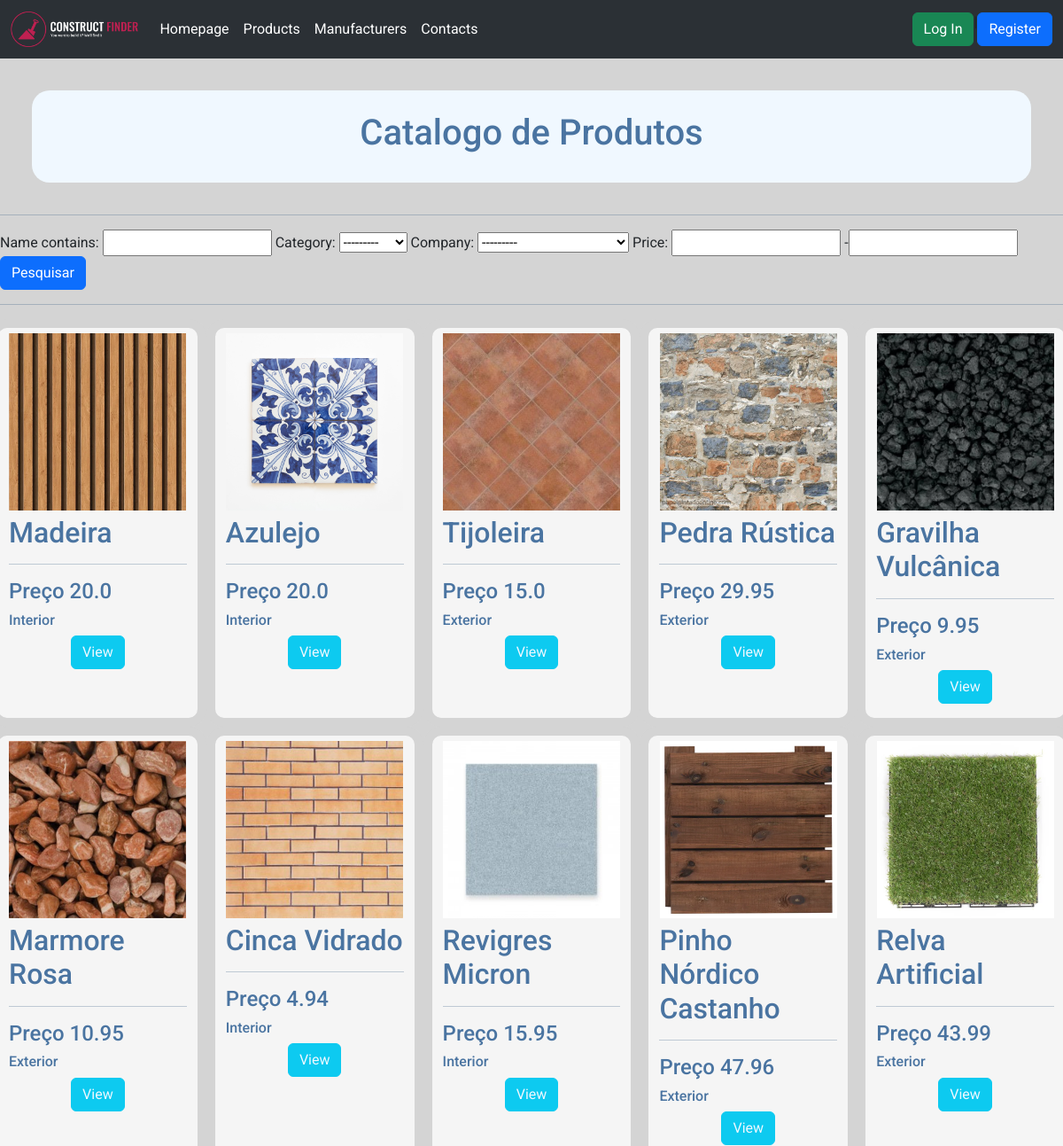
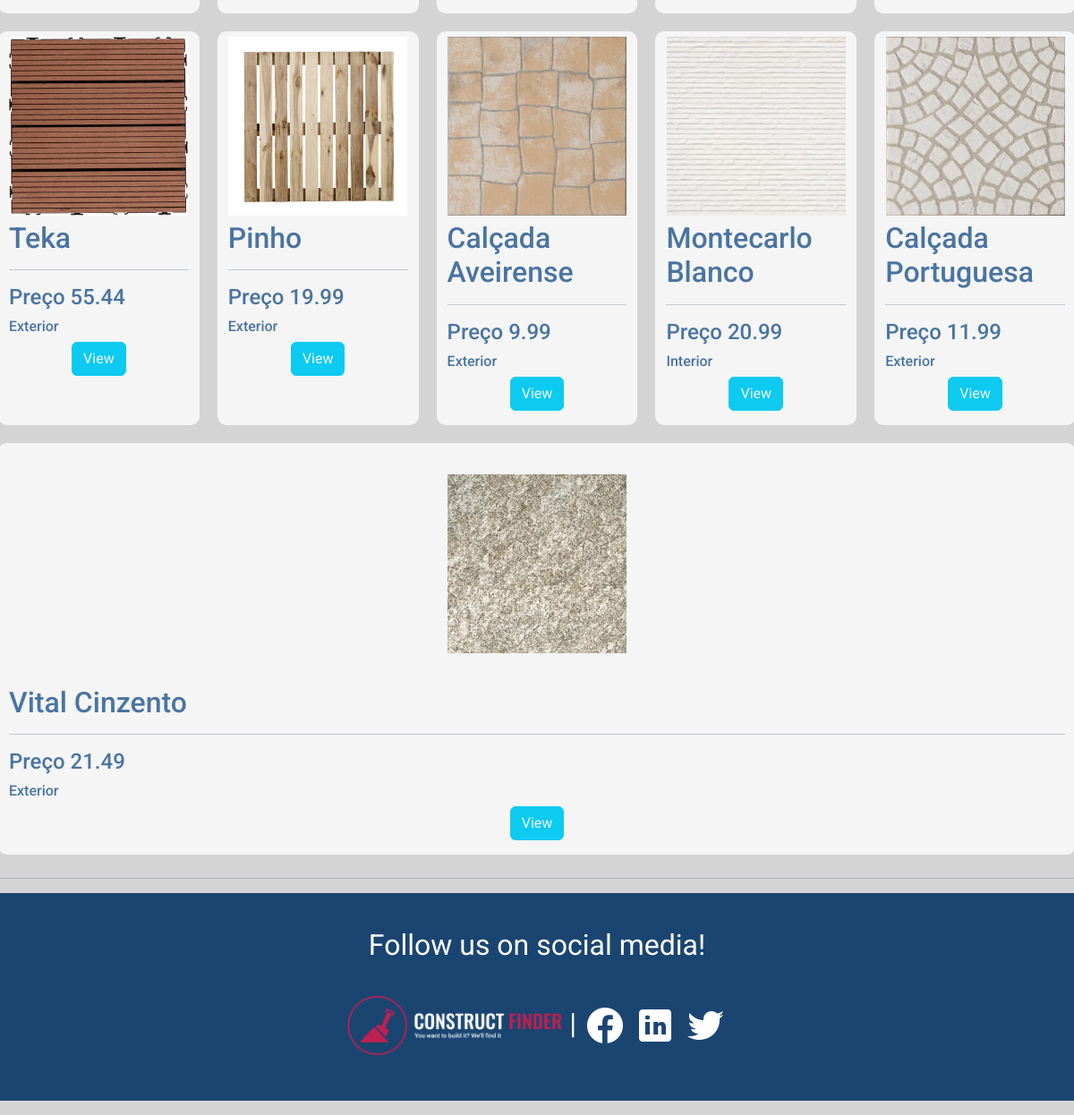
Page /catalogue on the committed database (2 pictures, top to bottom).
### accounts/models.py (models this page shows, shortened)
class Company(models.Model):
    user = models.OneToOneField(User, null=True, blank=True, on_delete=models.CASCADE)
    logo = models.ImageField(default='defaulticon.jpg', upload_to='gallery/', blank=True, null = True)
    name = models.CharField(max_length=200, null=True)
    email = models.CharField(max_length=200, null=True)
    phone = models.CharField(max_length=200, null=True)
    adress = models.CharField(max_length=200, null=True)
    date_created = models.DateTimeField(auto_now_add=True)
    def __str__(self):
        if self.name != None:
            return self.name
        else:
            return 'No name'

class Products(models.Model):
    CATEGORY = (
            ('Interior', 'Interior'),
            ('Exterior', 'Exterior'),
            )
    image = models.ImageField(upload_to='images/',blank=False, null = True)
    company = models.ForeignKey(Company, null=True, on_delete= models.SET_NULL)
    tags = models.ManyToManyField(Tags)
    name = models.CharField(max_length=200, null=True)
    price = models.FloatField(null=True)
    category = models.CharField(max_length=200, null=True, choices=CATEGORY)
    description = models.CharField(max_length=500, null=True, blank=True)
    date_created = models.DateTimeField(auto_now_add=True)

### accounts/views.py (the view)
# urls.py: path('catalogue', views.catalogue, name="catalogue"),
def catalogue(request):
    catalogue = Products.objects.all()
    productsFilter = ProductsFilter(request.GET, queryset=catalogue)
    catalogue = productsFilter.qs
    context = {'catalogue':catalogue, 'productsFilter':productsFilter}
    return render(request, 'accounts/catalogue.html', context)

### accounts/templates/accounts/catalogue.html (shortened to what this page needs)
{% extends 'accounts/main.html' %}
{% load static %}
{% block content %}
<div class="title" >
  <br>
  <h1>Catalogo de Produtos</h1>
  <br>
</div>
<hr>
<div class=".container">
  <form method="get">
      {{productsFilter.form}}
  <button class="btn btn-primary" type="submit">Pesquisar</button>
  </form>
  <hr>
    <div class="row">
        {% for product in catalogue %}
          <div class="col" >
            <div>
            <img  src="{{ product.image.url }}">
            <h2>{{product.name}}</h2>
            <hr>
            <h4>Preço {{product.price}}</h4>
            <h6>{{product.category}}</h6>
          </div>
            <div style="text-align: center; bottom: 0%;">
              <p><a class="btn btn-info bt-lg" style="color: aliceblue;" href="{% url 'products' product.id %}">View</a></p>
            </div>
        </div>
        {% endfor %}
      </div>
{% endblock %}

### accounts/templates/accounts/main.html (shortened to what this page needs)
{% load static %}
<!DOCTYPE html>
<html lang="en">
<head>
    <link href="https://cdn.jsdelivr.net/npm/bootstrap@5.3.0/dist/css/bootstrap.min.css" rel="stylesheet">
    <link rel="stylesheet" type="text/css" href="{% static '/css/main.css' %}">
</head>
<body>
    {% include 'accounts/navbar.html' %}
    {% block content %}
    {% endblock %}
    <hr>
    {% include 'accounts/footer.html' %}
</body>
</html>

### accounts/templates/accounts/navbar.html (shortened to what this page needs)
{% load static %}
<nav class="navbar navbar-expand-lg bg-body-tertiary" data-bs-theme="dark">
    <div class="container-fluid">
      <img class="navbar-brand" src="/images2/images/logo-no-background.png" height="50px" width="auto" >
      <div class="collapse navbar-collapse" id="navbarSupportedContent">
        <ul class="navbar-nav me-auto mb-2 mb-lg-0">
          <li class="nav-item">
            <a class="nav-link active" aria-current="page" href="{% url 'home' %}">Homepage</a>
          </li>
          <li class="nav-item">
            <a class="nav-link active" href="{% url 'catalogue' %}">Products</a>
          </li>
          <li class="nav-item">
            <a class="nav-link active" href="{% url 'comp_catalogue' %}">Manufacturers</a>
          </li>
          <li class="nav-item">
            <a class="nav-link active" href="{% url 'contacts' %}">Contacts</a>
          </li>
        </ul>
            {% if request.user.is_authenticated %}
              {% if request.user.is_staff %}
                <a href="{% url 'logout' %}"><button type="button" class="btn btn-success">Log Out</button></a>
                <p>|</p>
                <a href=""><button type="link" class="btn btn-primary">{{request.user}}</button></a>
              {%else%}
                <a href="{% url 'logout' %}"><button type="button" class="btn btn-success">Log Out</button></a>
                <p>|</p>
                {% if request.user.company != None %}
                  <a href="{% url 'company' user.company.id %}"><button type="link" class="btn btn-primary">{{request.user}}</button></a>
                {% else %}
                  <a href="{% url 'company_form' user.company.id %}"><button type="link" class="btn btn-primary">{{request.user}}</button></a>
                {%endif%}
              {%endif%}
            {%else%}
            <a href="{% url 'login' %}"><button type="button" class="btn btn-success">Log In</button></a>
            <p>|</p>
            <a href="{% url 'register' %}"><button type="link" class="btn btn-primary">Register</button></a>
            {%endif%}
      </div>
    </div>
  </nav>

### accounts/templates/accounts/footer.html (shortened to what this page needs)
{% load static %}
    <footer class="footer">
        <hr><hr>
        <p>Follow us on social media!</p>
        <hr>
        <img class="footerimg" src="/images2/images/logo-no-background.png" alt=""> |
        <img src="/images2/images/facebook-48.png" alt="">
        <img src="/images2/images/linkedin-48.png" alt="">
        <img src="/images2/images/twitter-48.png" alt="">
    <hr><hr><hr>
    </footer>

### accounts/templates/accounts/main.html (style rules this page uses)
body { background-color: rgb(212, 212, 212); font-family: Roboto; background-color: rgb(212, 212, 212); font-family: Roboto; max-width: 100%; width: 80em; align-items: center; margin: auto; }

### accounts/templates/accounts/catalogue.html (style rules this page uses)
.col { color: #4a74a1; background-color: whitesmoke; border-style: solid; border-width: 10px; border-color: rgb(212, 212, 212); border-radius: 20px; }
.col img { height: 200px; width: 200px; margin: 3%; object-fit: cover; display: block; margin-left: auto; margin-right: auto; overflow: none; }
.title { background-color: aliceblue; color: #4a74a1; border-radius: 20px; margin: 3%; text-align: center; }

### accounts/templates/accounts/footer.html (style rules this page uses)
.footer { background-color: #1b4571; bottom: 0%; text-align: center; font-family: Roboto; color: white; font-size: xx-large; clear: both; }
hr { color: #1b4571; }
.footerimg { max-width: 20%; width: auto; }

### rows in the picture
Products: image (picture), name "Madeira", price "20.0", category "Interior"
Products: image (picture), name "Azulejo", price "20.0", category "Interior"
Products: image (picture), name "Tijoleira", price "15.0", category "Exterior"
Products: image (picture), name "Pedra Rústica", price "29.95", category "Exterior"
Products: image (picture), name "Gravilha Vulcânica", price "9.95", category "Exterior"
Products: image (picture), name "Marmore Rosa", price "10.95", category "Exterior"
Products: image (picture), name "Cinca Vidrado", price "4.94", category "Interior"
Products: image (picture), name "Revigres Micron", price "15.95", category "Interior"
Products: image (picture), name "Pinho Nórdico Castanho", price "47.96", category "Exterior"
Products: image (picture), name "Relva Artificial", price "43.99", category "Exterior"
Products: image (picture), name "Teka", price "55.44", category "Exterior"
Products: image (picture), name "Pinho", price "19.99", category "Exterior"
Products: image (picture), name "Calçada Aveirense", price "9.99", category "Exterior"
Products: image (picture), name "Montecarlo Blanco", price "20.99", category "Interior"
Products: image (picture), name "Calçada Portuguesa", price "11.99", category "Exterior"
Products: image (picture), name "Vital Cinzento", price "21.49", category "Exterior"
